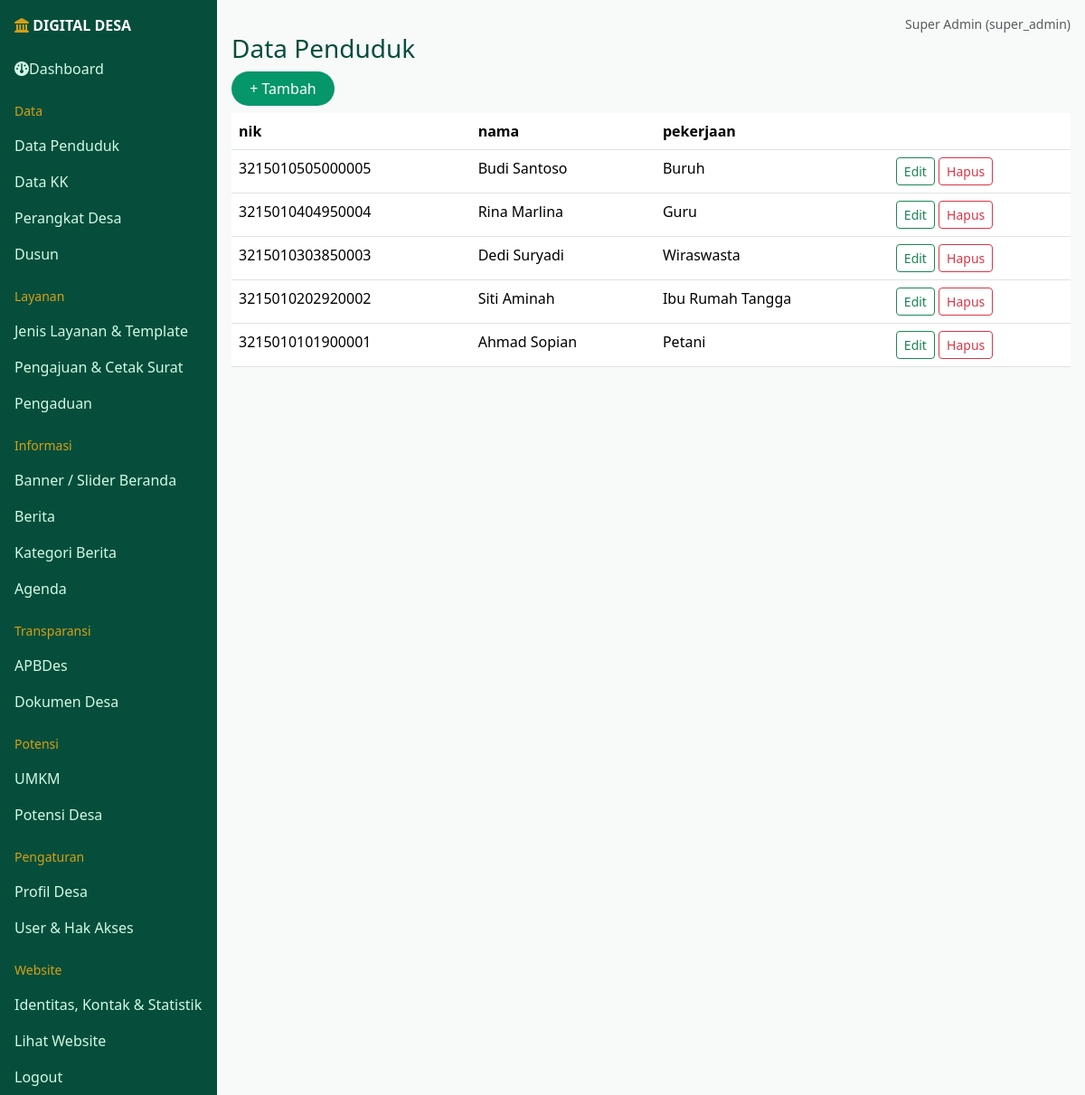
/admin/crud.php?t=penduduk (signed in), run on the app's committed database.
### tables this page shows
CREATE TABLE penduduk(id INT AUTO_INCREMENT PRIMARY KEY,nik VARCHAR(20) UNIQUE,nama VARCHAR(100),jk ENUM('Laki-laki','Perempuan'),tempat_lahir VARCHAR(50),tanggal_lahir DATE,alamat TEXT,pekerjaan VARCHAR(60),pendidikan VARCHAR(40),kk_id INT NULL,FOREIGN KEY(kk_id) REFERENCES kartu_keluarga(id) ON DELETE SET NULL);

### config/database.php (called while the page is built, shortened)
<?php
if ($_SERVER['HTTP_HOST'] === 'localhost') {
    $host = 'localhost';
    $db   = 'digital_desa';
    $user = 'root';
    $pass = '';
} else {
    $host = 'sql107.infinityfree.com';
    $db   = 'if0_43028656_desa_lemahmulya';
    $user = 'if0_43028656';
    $pass = 'rgmvGCwJ3SWcKxg';
}
try {
    $pdo = new PDO(
        "mysql:host=$host;dbname=$db;charset=utf8mb4",
        $user,
        $pass,
        [
            PDO::ATTR_ERRMODE => PDO::ERRMODE_EXCEPTION,
            PDO::ATTR_DEFAULT_FETCH_MODE => PDO::FETCH_ASSOC
        ]
    );
} catch (PDOException $e) {
    die("Koneksi gagal: " . $e->getMessage());
}
function e($s){return htmlspecialchars((string)$s,ENT_QUOTES,'UTF-8');}
function run($q,$p=[]){global $pdo;$s=$pdo->prepare($q);$s->execute($p);return $s;}
function rows($q,$p=[]){return run($q,$p)->fetchAll();}

### admin/crud.php (the view, shortened to what this page needs)
<?php require '../config/database.php';need(['super_admin','admin_desa','kepala_desa']);$r=$_SESSION['u']['role'];
$t=$_GET['t']??'berita';if(!isset($T[$t])||($t=='users'&&$r!='super_admin'))$t='berita';
$title=$T[$t][0];$F=$T[$t][1];$o=$T[$t][2]??[];$L=$o['list']??array_slice(array_keys($F),0,3);
$can=$r!='kepala_desa'||$t=='pengajuan_layanan';$msg='';
include '../includes/sidebar.php';?>
<h3 class="text-hijau"><?=e($title)?></h3><?php if($msg):?><div class="alert alert-info"><?=e($msg)?></div><?php endif;?>
<?php if($can&&(isset($_GET['e'])||(isset($_GET['n'])&&empty($o['noadd'])))):$cur=isset($_GET['e'])?row("SELECT * FROM $t WHERE id=?",[(int)$_GET['e']]):[];?>
<form method="post" enctype="multipart/form-data" class="card-desa bg-white p-4 mb-3"><?=csrf()?><input type="hidden" name="id" value="<?=(int)($cur['id']??0)?>"><input type="hidden" name="a" value="save"><?php foreach($F as $k=>[$l,$ty])echo fld($k,$l,$ty,$cur[$k]??'');?><button class="btn btn-hijau">Simpan</button> <a class="btn btn-secondary" href="crud.php?t=<?=$t?>">Batal</a></form>
<?php else:?><?php if($can&&empty($o['noadd'])):?><a class="btn btn-hijau mb-2" href="crud.php?t=<?=$t?>&n=1">+ Tambah</a><?php endif;?>
<div class="table-responsive"><table class="table bg-white"><tr><?php foreach($L as $c):?><th><?=e($c)?></th><?php endforeach;?><th></th></tr><?php foreach(rows("SELECT * FROM $t ORDER BY id DESC") as $x):?><tr><?php foreach($L as $c):?><td><?=e(mb_strimwidth((string)($x[$c]??''),0,60,'...'))?></td><?php endforeach;?><td class="text-nowrap"><?php if($can):?><a class="btn btn-sm btn-outline-success" href="crud.php?t=<?=$t?>&e=<?=$x['id']?>">Edit</a> <?php endif;if(!empty($o['surat'])):?><a class="btn btn-sm btn-outline-dark" target="_blank" href="surat.php?id=<?=$x['id']?>">Cetak Surat</a> <?php endif;if($can&&empty($o['nodel'])):?><form method="post" class="d-inline" onsubmit="return confirm('Hapus data?')"><?=csrf()?><input type="hidden" name="a" value="del"><input type="hidden" name="id" value="<?=$x['id']?>"><button class="btn btn-sm btn-outline-danger">Hapus</button></form><?php endif;?></td></tr><?php endforeach;?></table></div><?php endif;?><?php include '../includes/adminfoot.php';?>

### assets/css/style.css (style rules this page uses)
:root { --h:#064e3b;--e:#059669;--g:#d4a017 }
body { background:#f8faf9;font-family:'Segoe UI',sans-serif }
.text-hijau { color:var(--h)!important }
.btn-hijau { background:var(--e);color:#fff;border-radius:50px;padding:.4rem 1.2rem }

### data on the page
penduduk: nik "3215010505000005", nama "Budi Santoso", pekerjaan "Buruh"
penduduk: nik "3215010404950004", nama "Rina Marlina", pekerjaan "Guru"
penduduk: nik "3215010303850003", nama "Dedi Suryadi", pekerjaan "Wiraswasta"
penduduk: nik "3215010202920002", nama "Siti Aminah", pekerjaan "Ibu Rumah Tangga"
penduduk: nik "3215010101900001", nama "Ahmad Sopian", pekerjaan "Petani"

### other printed values
$group "Data"
$label "Data Penduduk"
$label "Data KK"
$label "Perangkat Desa"
$label "Dusun"
$group "Layanan"
$label "Jenis Layanan & Template"
$label "Pengajuan & Cetak Surat"
$label "Pengaduan"
$group "Informasi"
$label "Banner / Slider Beranda"
$label "Berita"
$label "Kategori Berita"
$label "Agenda"
$group "Transparansi"
